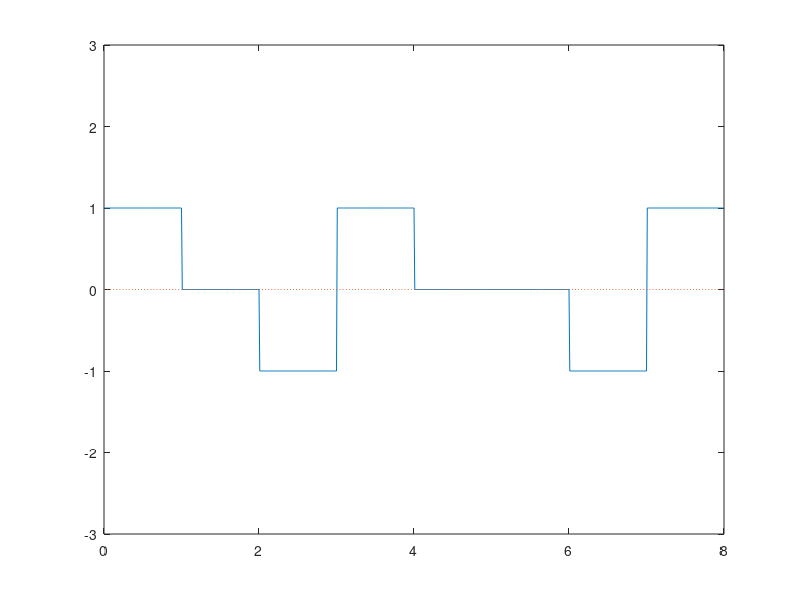

MATLAB code to generate this figure:
clear;
bits=[1,0,1,1,0,0,1,1];
bitrate=1;
Time=length(bits)/bitrate;
samplingRate=100;
prev=-1;
amp=1;
amp=prev*amp;
for i=1:length(bits)
  if(bits(i)==0)
  ampl(i)=0;
else
  ampl(i)=-amp;
  amp=ampl(i);
  end
endfor
x=1;
time=0:0.01:Time
for i=1:length(time)
  y(i)=0;
  yvalue(i)=ampl(x);
  if(time(i)*bitrate>=x)
    x=x+1;
    end
endfor
plot(time,yvalue,time,y,':');
axis([0 Time -3 3]);

%demodulation
prev=-1;
x=0;
for i=1:length(time)
  if(time(i)>x)
    x=x+1;
    if(yvalue(i)==0)
    ans(x)=0;
    else
      ans(x)=1;
  end
  end
end
disp(bits);
disp(ans)
